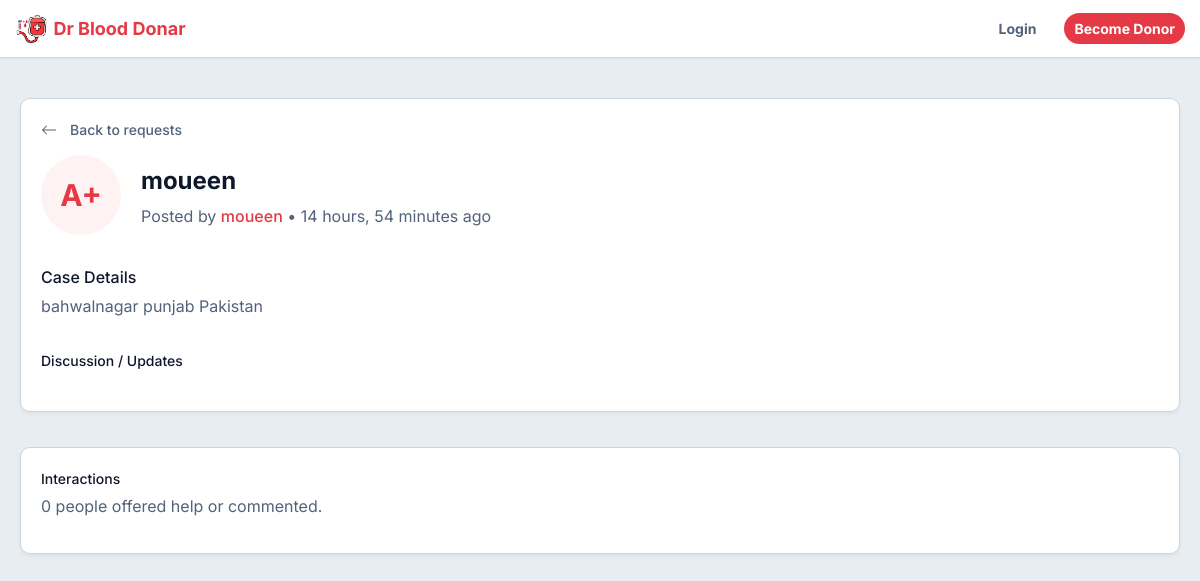
The page /room/1/ on the database its author committed.
### base/models.py (models this page shows, shortened)
class Room(models.Model):
    host = models.ForeignKey(User, on_delete=models.SET_NULL, null=True)
    topic = models.ForeignKey(Topic, on_delete=models.SET_NULL, null=True)
    name = models.CharField(max_length=200)
    description = models.TextField(null=True, blank=True)
    participants = models.ManyToManyField(
        User, related_name='participants', blank=True)
    updated = models.DateTimeField(auto_now=True)
    created = models.DateTimeField(auto_now_add=True)
    class Meta:
        ordering = ['-updated', '-created']

class Topic(models.Model):
    name = models.CharField(max_length=200)

class User(AbstractUser):
    name = models.CharField(max_length=200, null=True)
    email = models.EmailField(unique=True, null=True)
    home_address = models.CharField(max_length=500, null=True, blank=True)
    blood_group = models.CharField(max_length=3, null=True, blank=True, choices=[
        ('A+', 'A+'), ('A-', 'A-'),
        ('B+', 'B+'), ('B-', 'B-'),
        ('AB+', 'AB+'), ('AB-', 'AB-'),
        ('O+', 'O+'), ('O-', 'O-'),
    ])
    city = models.CharField(max_length=100, null=True, blank=True, default="Bahawalnagar")
    hospital_distance = models.CharField(max_length=200, null=True, blank=True, help_text="Enter number only (e.g. 2)")
    phone_number = models.CharField(max_length=15, null=True, blank=True)
    phone_number_2 = models.CharField(max_length=15, null=True, blank=True)
    is_donor = models.BooleanField(default=True, verbose_name="Available for Donation")
    avatar = models.ImageField(null=True, default="avatar.svg")
    USERNAME_FIELD = 'email'
    REQUIRED_FIELDS = []

### base/views.py (the view, shortened to what this page needs)
# urls.py: path('room/<str:pk>/', views.room, name="room"),
def room(request, pk):
    room = Room.objects.get(id=pk)
    room_messages = room.message_set.all()
    participants = room.participants.all()
    context = {'room': room, 'room_messages': room_messages,
               'participants': participants}
    return render(request, 'base/room.html', context)

### base/templates/base/room.html (shortened to what this page needs)
{% extends 'main.html' %}
{% block content %}
<main class="container">
  <div class="layout-grid">
    <div class="case-file">
      <div class="card">
        <div class="card__header">
          <a href="{% url 'home' %}" class="btn btn--text">
            <svg xmlns="http://www.w3.org/2000/svg" width="16" height="16" fill="currentColor" viewBox="0 0 16 16"
              style="margin-right: 5px;">
              <path fill-rule="evenodd"
                d="M15 8a.5.5 0 0 0-.5-.5H2.707l3.147-3.146a.5.5 0 1 0-.708-.708l-4 4a.5.5 0 0 0 0 .708l4 4a.5.5 0 0 0 .708-.708L2.707 8.5H14.5A.5.5 0 0 0 15 8z" />
            </svg>
            Back to requests
          </a>
        </div>
        <div class="case-header" style="display: flex; align-items: center; gap: 2rem; margin-bottom: 3rem;">
          <div class="blood-drop" style="width: 8rem; height: 8rem; font-size: 3rem;">
            {{room.topic.name}}
          </div>
          <div>
            <h1 style="font-size: 2.4rem; font-weight: 700; margin-bottom: 0.5rem;">{{room.name}}</h1>
            <p style="color: var(--color-text-muted);">
              Posted by <a href="{% url 'user-profile' room.host.id %}"
                style="color: var(--color-primary); font-weight: 500;">{{room.host.name|default:room.host.username}}</a>
              • {{room.created|timesince}} ago
            </p>
          </div>
        </div>
        <div class="case-details" style="margin-bottom: 3rem;">
          <h3 class="form-label" style="font-size: 1.6rem; color: var(--color-text-main);">Case Details</h3>
          <p style="white-space: pre-wrap; color: var(--color-text-muted); line-height: 1.6;">{{room.description}}</p>
        </div>
        <div class="case-comments">
          <h3 class="form-label">Discussion / Updates</h3>
        </div>
      </div>
    </div>
    <aside>
      <div class="card">
        <h3 class="form-label">Interactions</h3>
        <p style="color: var(--color-text-muted); margin-bottom: 1.5rem;">{{participants.count}} people offered help or
          commented.</p>
      </div>
    </aside>
  </div>
</main>
{% endblock %}

### static/styles/style.css (style rules this page uses)
:root { --color-primary: #E63946; --color-primary-hover: #D0303C; --color-secondary: #1D3557; --color-secondary-hover: #162842; --color-accent: #457B9D; --color-bg: #E8EDF2; --color-surface: #FFFFFF; --color-text-main: #0F172A; --color-text-muted: #52627a; --color-border: #CBD5E1; --color-success: #10B981; --color-warning: #F59E0B; --color-error: #EF4444; --container-width: 1200px; --radius-sm: 0.375rem; --radius-md: 0.5rem; --radius-lg: 1rem; --shadow-sm: 0 1px 2px 0 rgb(0 0 0 / 0.05); --shadow-md: 0 4px 6px -1px rgb(0 0 0 / 0.1), 0 2px 4px -2px rgb(0 0 0 / 0.1); }
* { margin: 0; padding: 0; box-sizing: border-box; }
html { font-size: 62.5%; }
body { font-family: 'Inter', sans-serif; font-size: 1.6rem; line-height: 1.5; color: var(--color-text-main); background-color: var(--color-bg); -webkit-font-smoothing: antialiased; }
a { text-decoration: none; color: inherit; transition: color 0.2s; }
.container { max-width: var(--container-width); margin: 0 auto; padding: 0 2rem; }
.btn { display: inline-flex; align-items: center; justify-content: center; gap: 0.8rem; padding: 0.8rem 1.6rem; border-radius: var(--radius-md); font-weight: 500; cursor: pointer; transition: all 0.2s; border: none; font-size: 1.4rem; }
.btn--text { background: none; color: var(--color-text-muted); padding: 0; }
.layout-grid { display: flex; flex-direction: column; gap: 2rem; padding: 2rem 0; }
.card { background-color: var(--color-surface); border-radius: var(--radius-lg); border: 1px solid var(--color-border); padding: 2rem; box-shadow: 0 2px 4px rgba(0, 0, 0, 0.05); margin-bottom: 1.5rem; transition: transform 0.2s, box-shadow 0.2s; }
.card__header { display: flex; justify-content: space-between; align-items: flex-start; margin-bottom: 1.5rem; }
.form-label { display: block; font-size: 1.4rem; font-weight: 500; color: var(--color-text-main); margin-bottom: 0.5rem; }
.blood-drop { width: 5rem; height: 5rem; background-color: #FEF2F2; color: var(--color-primary); border-radius: 50%; display: flex; align-items: center; justify-content: center; font-weight: 700; font-size: 1.8rem; flex-shrink: 0; }

### rows shown on the page
Room: topic.name "A+", name "moueen", host.name "moueen", created "14 hours, 54 minutes", description "bahwalnagar punjab Pakistan"

### other values the page prints
{{ participants.count }} "0"
